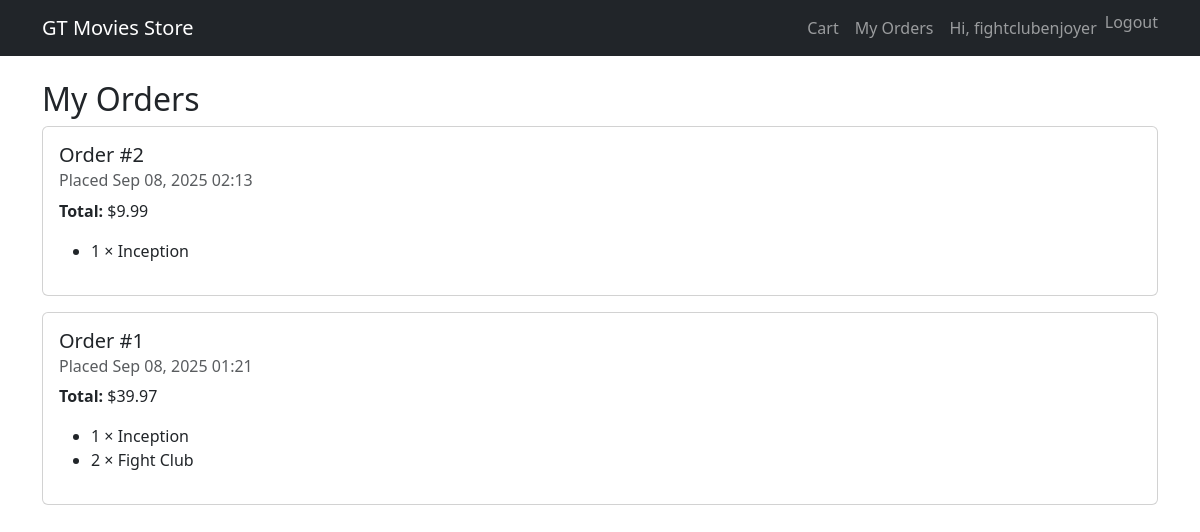
The app's page /my-orders/ (signed in) with its own data.
### movies/models.py (models this page shows, shortened)
class Order(models.Model):
    user = models.ForeignKey(User, on_delete=models.CASCADE)
    created_at = models.DateTimeField(auto_now_add=True)
    total_price = models.DecimalField(max_digits=8, decimal_places=2, default=0)

class OrderItem(models.Model):
    order = models.ForeignKey(Order, on_delete=models.CASCADE, related_name="items")
    movie = models.ForeignKey(Movie, on_delete=models.CASCADE)
    quantity = models.PositiveIntegerField(default=1)

class Movie(models.Model):
    title = models.CharField(max_length=200)
    description = models.TextField()
    price = models.DecimalField(max_digits=6, decimal_places=2)
    stock = models.PositiveIntegerField(default=0)

### movies/views.py (the view)
# urls.py: path('my-orders/', views.my_orders, name='my_orders'),
@login_required
def my_orders(request):
    orders = Order.objects.filter(user=request.user).order_by("-created_at")
    return render(request, "my_orders.html", {"orders": orders})

### templates/my_orders.html
{% extends "base.html" %}
{% block content %}
<h2>My Orders</h2>
{% if orders %}
  {% for order in orders %}
    <div class="card mb-3">
      <div class="card-body">
        <h5 class="card-title">Order #{{ order.id }}</h5>
        <h6 class="card-subtitle mb-2 text-muted">Placed {{ order.created_at|date:"M d, Y H:i" }}</h6>
        <p><strong>Total:</strong> ${{ order.total_price }}</p>
        <ul>
          {% for item in order.items.all %}
            <li>{{ item.quantity }} × {{ item.movie.title }}</li>
          {% endfor %}
        </ul>
      </div>
    </div>
  {% endfor %}
{% else %}
  <p class="text-muted">You have no orders yet.</p>
{% endif %}
{% endblock %}

### templates/base.html (shortened to what this page needs)
<!DOCTYPE html>
<html lang="en">
<head>
  <link
    href="https://cdn.jsdelivr.net/npm/bootstrap@5.3.3/dist/css/bootstrap.min.css"
    rel="stylesheet">
</head>
<body>
<nav class="navbar navbar-expand-lg navbar-dark bg-dark">
  <div class="container">
    <a class="navbar-brand" href="{% url 'home' %}">GT Movies Store</a>
    <div id="nav" class="collapse navbar-collapse">
      <ul class="navbar-nav ms-auto">
        <li class="nav-item">
          <a class="nav-link" href="{% url 'view_cart' %}">Cart</a>
        </li>
        {% if user.is_authenticated %}
          <li class="nav-item">
            <a class="nav-link" href="{% url 'my_orders' %}">My Orders</a>
          </li>
          <li class="nav-item">
            <span class="nav-link">Hi, {{ user.username }}</span>
          </li>
          <li class="nav-item">
            <form method="post" action="{% url 'logout' %}" class="d-inline">
              <button type="submit" class="btn btn-link nav-link" style="display:inline; padding:0; border:none; background:none;">
                Logout
              </button>
            </form>
          </li>
        {% endif %}
      </ul>
    </div>
  </div>
</nav>
<main class="container py-4">
  {% block content %}{% endblock %}
</main>
</body>
</html>

### records on screen
Order: id "2", created_at "Sep 08, 2025 02:13", total_price "9.99"
OrderItem: quantity "1", movie "Inception"
Order: id "1", created_at "Sep 08, 2025 01:21", total_price "39.97"
OrderItem: quantity "1", movie "Inception"
OrderItem: quantity "2", movie "Fight Club"

### other values on screen
{{ user.username }} "fightclubenjoyer"
